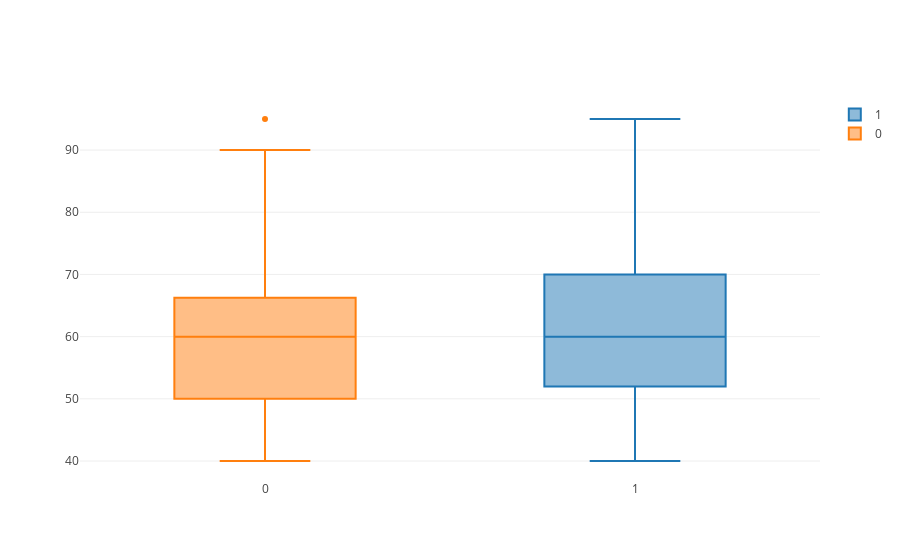

The notebook cell saved with this chart:
### Code cell
import plotly.io as pio

sex = df["sex"]
age = df["age"]

data = [dict(
        type = "box",
        x = sex,
        y = age,
        transforms = [dict(
                type = "groupby",
                groups = sex,
            )]
    )]
fig_dict = dict(data = data)
pio.show(fig_dict, validate = False)

### Figure 1 — Plotly figure (JSON) as saved in the notebook; plotly's stock layout.template omitted (floating-point values rounded to 4 significant figures; data arrays with more than 128 entries replaced by an {"elided": "..."} marker saying what was removed)
{"data": [{"transforms": [{"groups": {"elided": "299 int values"}, "type": "groupby"}], "type": "box", "x": {"elided": "299 int values"}, "y": {"elided": "299 float values"}}], "layout": {}}
